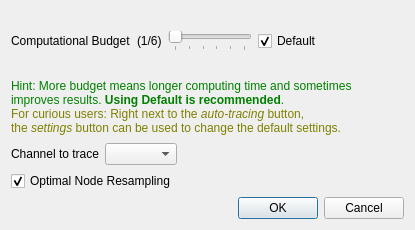
<?xml version="1.0" encoding="UTF-8"?>
<ui version="4.0">
 <class>ZAutoTraceDialog</class>
 <widget class="QDialog" name="ZAutoTraceDialog">
  <property name="geometry">
   <rect>
    <x>0</x>
    <y>0</y>
    <width>415</width>
    <height>230</height>
   </rect>
  </property>
  <property name="windowTitle">
   <string>Automatic Tracing</string>
  </property>
  <layout class="QVBoxLayout" name="verticalLayout_2">
   <item>
    <layout class="QVBoxLayout" name="verticalLayout">
     <item>
      <layout class="QHBoxLayout" name="horizontalLayout">
       <item>
        <widget class="QLabel" name="label">
         <property name="text">
          <string>Computational Budget</string>
         </property>
        </widget>
       </item>
       <item>
        <widget class="QLabel" name="levelLabel">
         <property name="text">
          <string>(1/6)</string>
         </property>
        </widget>
       </item>
       <item>
        <widget class="QSlider" name="levelSlider">
         <property name="minimum">
          <number>1</number>
         </property>
         <property name="maximum">
          <number>6</number>
         </property>
         <property name="pageStep">
          <number>2</number>
         </property>
         <property name="orientation">
          <enum>Qt::Horizontal</enum>
         </property>
         <property name="tickPosition">
          <enum>QSlider::TicksBelow</enum>
         </property>
         <property name="tickInterval">
          <number>1</number>
         </property>
        </widget>
       </item>
       <item>
        <widget class="QCheckBox" name="defaultLevelCheckBox">
         <property name="text">
          <string>Default</string>
         </property>
         <property name="checked">
          <bool>true</bool>
         </property>
        </widget>
       </item>
       <item>
        <spacer name="horizontalSpacer">
         <property name="orientation">
          <enum>Qt::Horizontal</enum>
         </property>
         <property name="sizeHint" stdset="0">
          <size>
           <width>40</width>
           <height>20</height>
          </size>
         </property>
        </spacer>
       </item>
       <item>
        <widget class="QLabel" name="label_4">
         <property name="text">
          <string/>
         </property>
        </widget>
       </item>
      </layout>
     </item>
     <item>
      <widget class="QLabel" name="label_5">
       <property name="text">
        <string>&lt;html&gt;&lt;head/&gt;&lt;body&gt;&lt;p&gt;&lt;span style=&quot; color:#008000;&quot;&gt;Hint: More budget means longer computing time and sometimes &lt;br&gt;improves results. &lt;b&gt;Using Default is recommended&lt;/b&gt;.&lt;br&gt;&lt;span style=&quot; color:#808000;&quot;&gt;For curious users: Right next to the &lt;i&gt;auto-tracing&lt;/i&gt; button, &lt;br&gt;the &lt;i&gt;settings&lt;/i&gt; button can be used to change the default settings.&lt;/span&gt;&lt;/p&gt;&lt;/body&gt;&lt;/html&gt;</string>
       </property>
      </widget>
     </item>
    </layout>
   </item>
   <item>
    <layout class="QHBoxLayout" name="horizontalLayout_2">
     <item>
      <widget class="QLabel" name="label_2">
       <property name="text">
        <string>Channel to trace</string>
       </property>
      </widget>
     </item>
     <item>
      <widget class="QComboBox" name="channelComboBox"/>
     </item>
     <item>
      <spacer name="horizontalSpacer_2">
       <property name="orientation">
        <enum>Qt::Horizontal</enum>
       </property>
       <property name="sizeHint" stdset="0">
        <size>
         <width>40</width>
         <height>20</height>
        </size>
       </property>
      </spacer>
     </item>
    </layout>
   </item>
   <item>
    <widget class="QCheckBox" name="resampleCheckBox">
     <property name="toolTip">
      <string>The final structure will be less redundant when this option is on (recommended).</string>
     </property>
     <property name="text">
      <string>Optimal Node Resampling</string>
     </property>
     <property name="checked">
      <bool>true</bool>
     </property>
    </widget>
   </item>
   <item>
    <widget class="QDialogButtonBox" name="buttonBox">
     <property name="orientation">
      <enum>Qt::Horizontal</enum>
     </property>
     <property name="standardButtons">
      <set>QDialogButtonBox::Cancel|QDialogButtonBox::Ok</set>
     </property>
    </widget>
   </item>
  </layout>
 </widget>
 <resources/>
 <connections>
  <connection>
   <sender>buttonBox</sender>
   <signal>accepted()</signal>
   <receiver>ZAutoTraceDialog</receiver>
   <slot>accept()</slot>
   <hints>
    <hint type="sourcelabel">
     <x>248</x>
     <y>254</y>
    </hint>
    <hint type="destinationlabel">
     <x>157</x>
     <y>274</y>
    </hint>
   </hints>
  </connection>
  <connection>
   <sender>buttonBox</sender>
   <signal>rejected()</signal>
   <receiver>ZAutoTraceDialog</receiver>
   <slot>reject()</slot>
   <hints>
    <hint type="sourcelabel">
     <x>316</x>
     <y>260</y>
    </hint>
    <hint type="destinationlabel">
     <x>286</x>
     <y>274</y>
    </hint>
   </hints>
  </connection>
 </connections>
</ui>
